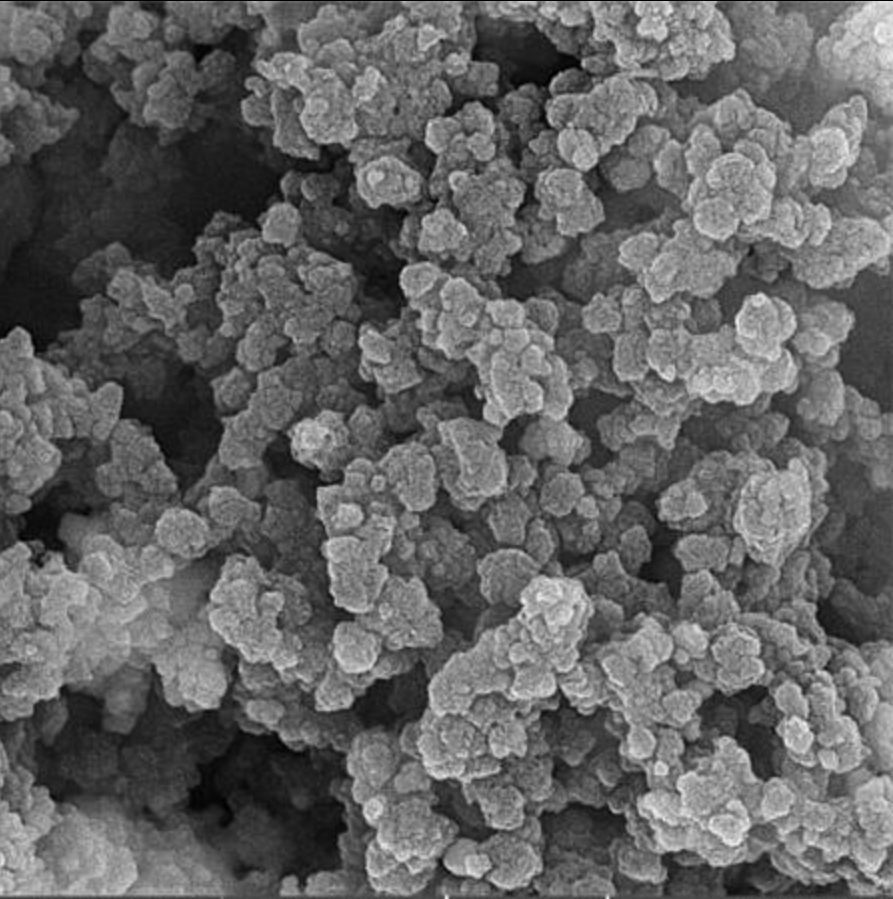
#> input picture module4_Morphometry/module4-SEM-grains/image.png, 893 x 899 px
$ jupyter execute --allow-errors module4-SEM-grains.ipynb
#> lines starting #> are read from the running program, lines starting #| are printed output that depends on the picture; after the words box and inside, x2 and y2 are one past the last pixel; in counts of white or black regions, pixels touching at a corner belong together
# Module 4: Image Processing & Morphometry
## **Objective:** Automatically extract physical descriptors (size, shape, count) from micrographs.

### 1. Setup and Artificial Micrograph Generation
#### - We simulate an SEM image with particles, noise, and uneven lighting (shadows).

[cell 1]
# Author: Llinersy Uranga Pina, LPPI - Cergy-Paris Université
import numpy as np
import pandas as pd
import matplotlib.pyplot as plt
from scipy import ndimage as ndi
from skimage import filters, measure, morphology, segmentation, color

def generate_micrograph(n_particles=25, img_size=512):
    # 1. Create full 2D grids immediately to avoid dimension mismatch
#> called with n_particles = 25, img_size = 512
    y_indices, x_indices = np.mgrid[:img_size, :img_size]

    # 2. Create the background (explicitly 512x512)
    # Using x_indices ensures img is shape (512, 512)
    img = 0.2 * (x_indices / img_size)

    np.random.seed(42)
    for _ in range(n_particles):
        # Random parameters for grains
        r, c = np.random.randint(50, img_size-50, 2)
        radius_a = np.random.randint(15, 40)
        radius_b = np.random.randint(15, 40)
        angle = np.random.rand() * np.pi

        # 3. Create the mask using the same grids
        cos_a, sin_a = np.cos(angle), np.sin(angle)
        x_rot = cos_a * (x_indices - c) + sin_a * (y_indices - r)
        y_rot = -sin_a * (x_indices - c) + cos_a * (y_indices - r)

        mask = (x_rot**2 / radius_a**2 + y_rot**2 / radius_b**2) <= 1

        # 4. Apply to image (safe because both are 512x512)
        img[mask] = np.random.uniform(0.6, 0.9)

    # 5. Add Gaussian noise
    sigma = 0.1
    img += np.random.normal(0, sigma, img.shape)
    return np.clip(img, 0, 1)

# Generate and display
image = generate_micrograph()
plt.figure(figsize=(6,6))
plt.imshow(image, cmap='gray')
plt.title("Simulated SEM Micrograph (Grains with Shadows/Noise)")
plt.axis('off')
plt.show()
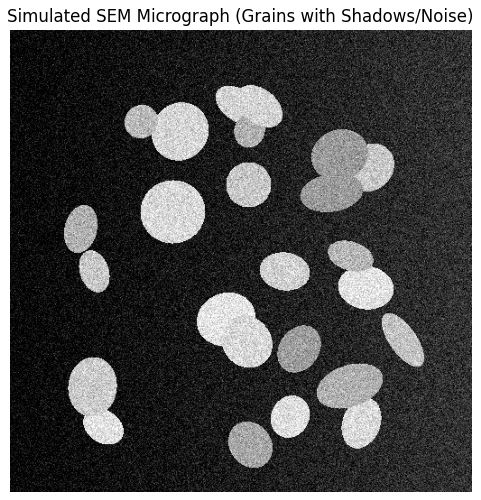
#> figure drawn by matplotlib, 1 panel

## 2. Beyond Simple Thresholding
#### Traditional Otsu thresholding often fails with uneven lighting.
#### We use Local Thresholding and Watershed Segmentation.

[cell 2]
# # Module 4: Integrated Image Processing & Morphometry Pipeline (FIXED)

import numpy as np
import pandas as pd
import matplotlib.pyplot as plt
from scipy import ndimage as ndi
from skimage import filters, measure, morphology, segmentation, color

# 1. Generate the Artificial SEM Base Image
# (Using the function defined in Section 1 of your notebook)
image = generate_micrograph(n_particles=25, img_size=512)

# 2. Denoising & Filtering Step
# Lower sigma (1 to 2) isolates crisp grain interfaces safely
smoothed = filters.gaussian(image, sigma=1)

# 3. Adaptive Thresholding to combat uneven shadow gradients
# block_size must be an odd integer larger than average grain diameter
thresh = filters.threshold_local(smoothed, block_size=51, offset=0.02)
binary = smoothed > thresh

# 4. Morphological Post-Cleaning (Defining the 'cleaned' variable)
cleaned = morphology.remove_small_objects(binary, min_size=64)
cleaned = morphology.binary_closing(cleaned, morphology.disk(3))

# 5. Distance Transform & Peak Seeding
distance = ndi.distance_transform_edt(cleaned)
#> (the rest of this cell did not finish here and is left out)

## 3. Automated Feature Extraction & Morphometry
#### We calculate physical descriptors for every single grain found.

#> (a cell that did not finish here is left out)

# 🧪 Module 4: Student Lab Challenges

### Task 1: Tuning the Denoising
The Gaussian filter `sigma=1` determines how much detail we blur.
1. **Action:** Change `sigma` to **5**.
2. **Observation:** What happens to the boundaries of the grains? Does the watershed still separate touching particles correctly?

---

### Task 1: Answers
* **Action:** Change the Gaussian filter parameter `sigma` from **0.1** to **2**.
* **Observation:** Increasing `sigma` to **2** causes severe **under-segmentation** across the image. The heavy Gaussian blur smears the narrow dark boundaries (valleys) between touching particles, making them look like single continuous transitions. As a result, the distance transform can no longer resolve independent local peaks for adjacent grains. The Watershed algorithm fails to separate touching particles correctly, grouping multiple distinct grains into single, unphysically large clustered labels.
* **Rule of Thumb:** Keep `sigma` as low as possible ($0.1\le\sigma\le1$) to preserve structural boundary edges while relying on morphological steps like closing or opening to clean up remaining binary noise.

---

### Task 2: Porosity Calculation
In membrane science and catalysis, 2D porosity is defined as the total pixel area assigned to the background/void channels divided by the absolute footprint of the micrograph grid.
1. **Action:** Calculate the porosity of this image.

   ```python
   total_pixels = image.size
   void_pixels = np.sum(cleaned == 0)
   porosity = (void_pixels / total_pixels) * 100
   print(f"Porosity: {porosity:.2f}%")

[cell 4]
total_pixels = image.size
void_pixels = np.sum(cleaned == 0)
porosity = (void_pixels / total_pixels) * 100
print(f"Porosity: {porosity:.2f}%")

[cell 5]
# --- Task 2: Calculating Fractional Porosity ---
import numpy as np

def calculate_image_porosity(cleaned_binary_image):
    """
    Computes the total fractional porosity by comparing the background
    void pixels against the total imaging frame area.
    """
    # 1. Calculate operational pixel allocations
    total_pixels = cleaned_binary_image.size

    # In our cleaned binary image, '0' represents the dark background/void space
    void_pixels = np.sum(cleaned_binary_image == 0)
    framework_pixels = total_pixels - void_pixels

    porosity_percentage = (void_pixels / total_pixels) * 100

    # 2. Output detailed quantitative report to console
    print("=========================================")
    print("📊 MEMBRANE POROSITY ANALYSIS RESULTS:")
    print("=========================================")
    print(f"Total Window Area:    {total_pixels:,} pixels")
    print(f"Solid Grain Area:     {framework_pixels:,} pixels")
    print(f"Void/Pore Space Area: {void_pixels:,} pixels")
    print(f"Calculated Porosity:  {porosity_percentage:.2f}%")
    print("=========================================\n")

    # 3. Structural Verification Visual
    plt.figure(figsize=(6, 4))
    plt.bar(['Grains (Solid)', 'Void (Pores)'], [framework_pixels, void_pixels], color=['coral', 'lightgray'], edgecolor='k')
    plt.title("Micrograph Phase Area Breakdown", fontsize=11, fontweight='bold')
    plt.ylabel("Total Pixel Area")
    plt.grid(axis='y', linestyle=':', alpha=0.6)
    plt.show()
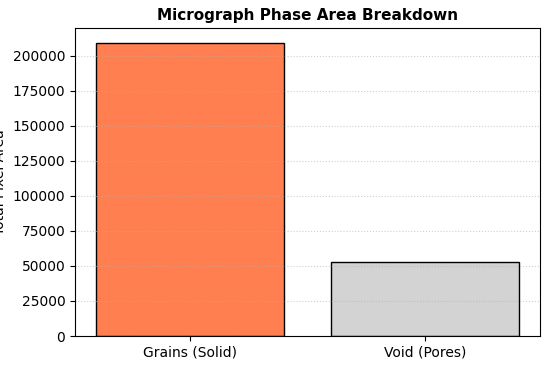
#> figure drawn by matplotlib, 1 panel

    return porosity_percentage

# To execute, add this cell right below your morphological cleaning pipeline:
current_porosity = calculate_image_porosity(cleaned)

# 🔬 Processing Real Experimental Micrographs: COF Grain Arrays

This cell allows you to process real experimental data exported from your microscope.

### 💡 Crucial Action Item for Students:
To run this script on your own personal research files, you must manually adjust three parameters in the execution line at the bottom of this cell:
1. **`filepath`**: Replace `'image.png'` with the exact name of your uploaded image.
2. **`target_width`**: Change `893` to match your image's horizontal pixel resolution.
3. **`target_height`**: Change `899` to match your image's vertical pixel resolution.

[cell 6]
# --- Module 4c: Real COF Micrograph Segmentation & Analysis ---
import os
import cv2
import numpy as np
import pandas as pd
import matplotlib.pyplot as plt
from scipy import ndimage as ndi
from skimage import filters, measure, morphology, segmentation, color, feature

def process_experimental_cof_grains(filepath="image.png", target_width=893, target_height=899):
    """
    Loads, rescales, thresholds, and segments real experimental COF grain micrographs
    to automatically calculate independent particle sizes and 2D coverage metrics.
    """
#> called with filepath = 'image.png', target_width = 893, target_height = 899
    # 1. Verification Step
    if not os.path.exists(filepath):
        print(f"❌ Execution Halted: The file '{filepath}' was not found.")
        print("➡️ Fix: Please upload your image to the Colab 'Files' sidebar menu, and verify the spelling matches exactly.")
        return None

    # 2. Read raw image in Grayscale mode (value 0)
    raw_img = cv2.imread(filepath, 0)
#> raw_img is the input picture: shape (899, 893); min 0, max 244, mean 99.6

    # 3. Standardize Image Geometry (Adapting pixel bounds to prevent kernel mismatch)
    img_resized = cv2.resize(raw_img, (target_width, target_height), interpolation=cv2.INTER_AREA)

    # Normalize intensities to a stable 0.0 - 1.0 range
    normalized_img = img_resized / 255.0

    # 4. Filter Noise & Background Drift
    # Step A: Apply Gaussian blur to clean rough matrix scattering textures
    smoothed = filters.gaussian(normalized_img, sigma=1.5)

    # Step B: Local Adaptive Thresholding (Crucial for handling real lighting/shadow gradients)
    # block_size is set to an odd integer suitable for a 448x500 footprint
    thresh = filters.threshold_local(smoothed, block_size=45, offset=0.01)
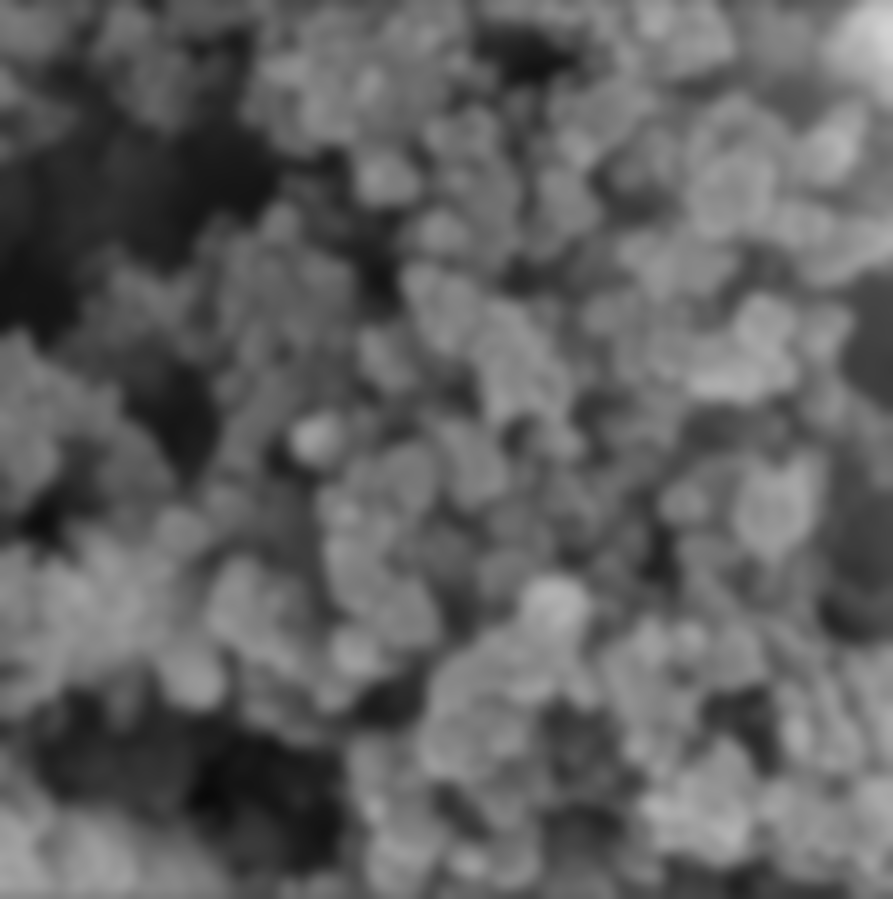
#> thresh: shape (899, 893) float64; min 0.0383, max 0.828, mean 0.381
    binary = smoothed > thresh
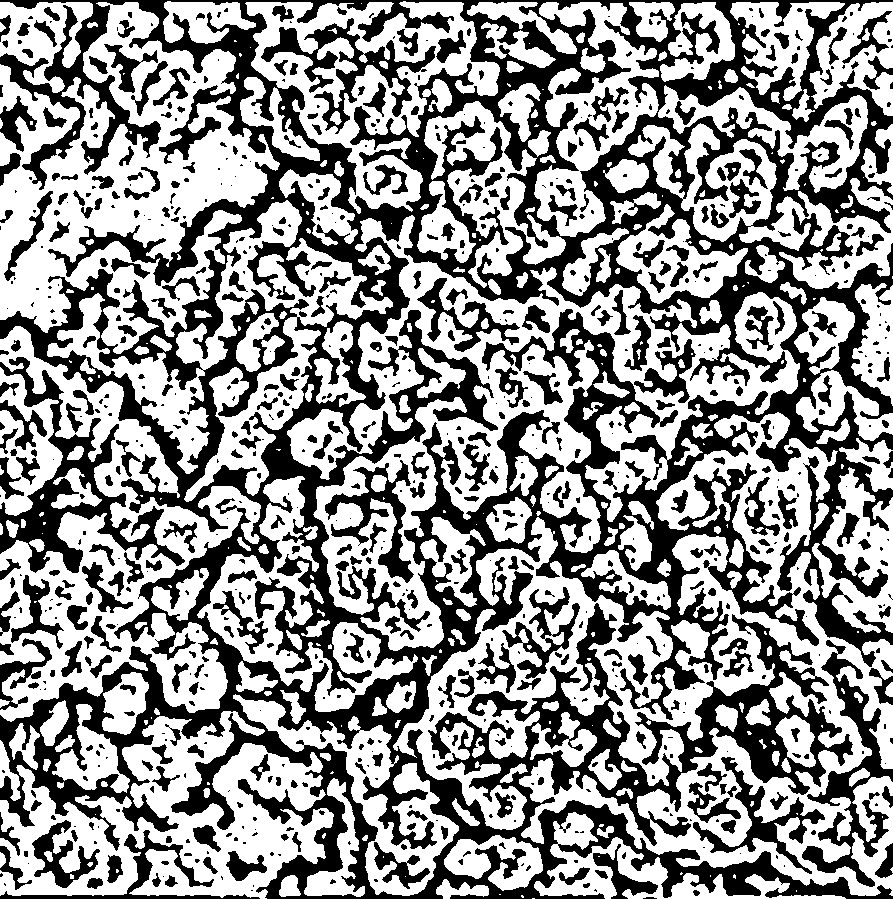
#> binary: shape (899, 893) bool; 57.4% white; 822 black regions (399 under 20 px), largest, box (x1, y1, x2, y2) and area: (0, 0, 893, 899) 251256, (0, 357, 185, 573) 8751, (802, 640, 893, 887) 5637

    # Step C: Morphological Cleaning (Isolate valid grains from single-pixel noise clusters)
    cleaned_binary = morphology.remove_small_objects(binary, min_size=40)
#> cleaned_binary: shape (899, 893) bool; 57.1% white; 822 black regions (399 under 20 px), largest, box (x1, y1, x2, y2) and area: (0, 0, 893, 899) 253170, (0, 357, 185, 573) 8825, (802, 640, 893, 887) 5654
    cleaned_binary = morphology.binary_closing(cleaned_binary, morphology.disk(2))
#> cleaned_binary: shape (899, 893) bool; 60.2% white; 753 black regions (114 under 20 px), largest, box (x1, y1, x2, y2) and area: (0, 290, 893, 899) 86207, (132, 0, 893, 472) 59277, (628, 0, 893, 233) 9317

    # 5. Marker-Controlled Watershed Segmentation
    # Calculate geometric internal distance landscape
    distance = ndi.distance_transform_edt(cleaned_binary)
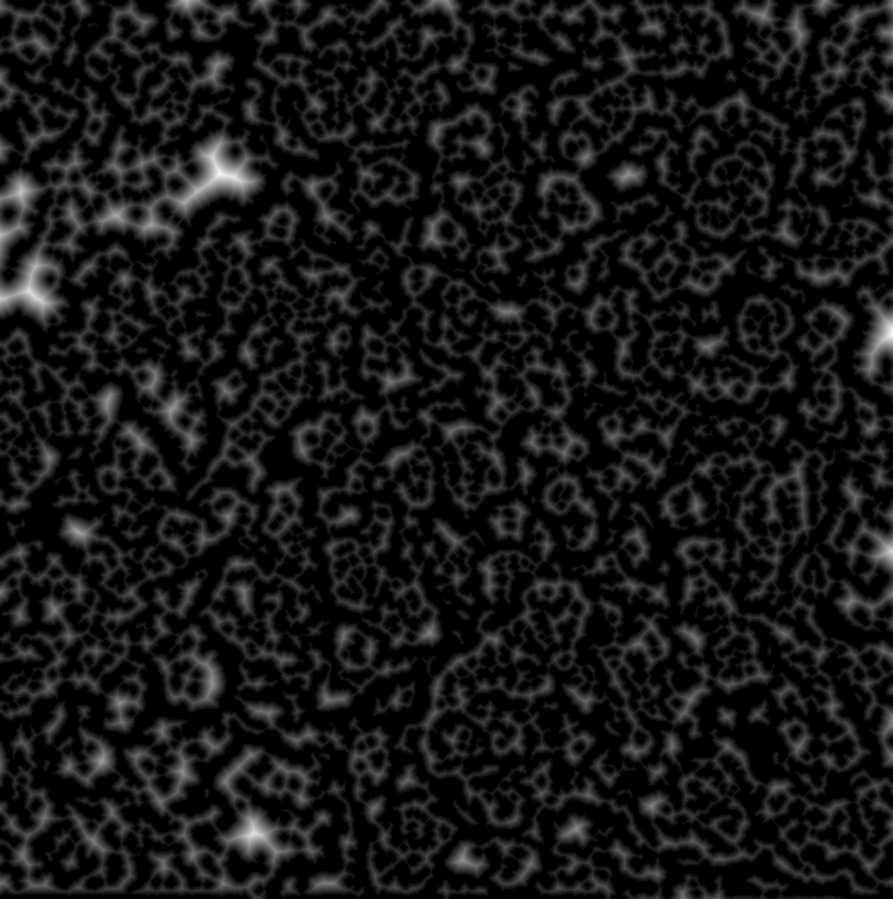
#> distance: shape (899, 893) float64; min 0, max 25.71, mean 2.3; drawn with min black and max white

    # Extract structural seed points for grain centers
    local_maxi = feature.peak_local_max(distance, min_distance=12, labels=cleaned_binary)
#> local_maxi = 879 pairs, first value 12 to 886, second value 12 to 880

    mask = np.zeros(distance.shape, dtype=bool)
    mask[tuple(local_maxi.T)] = True
    markers, _ = ndi.label(mask)

    # Flood inverse distance landscape to split touching boundaries cleanly
    labels_output = segmentation.watershed(-distance, markers, mask=cleaned_binary)
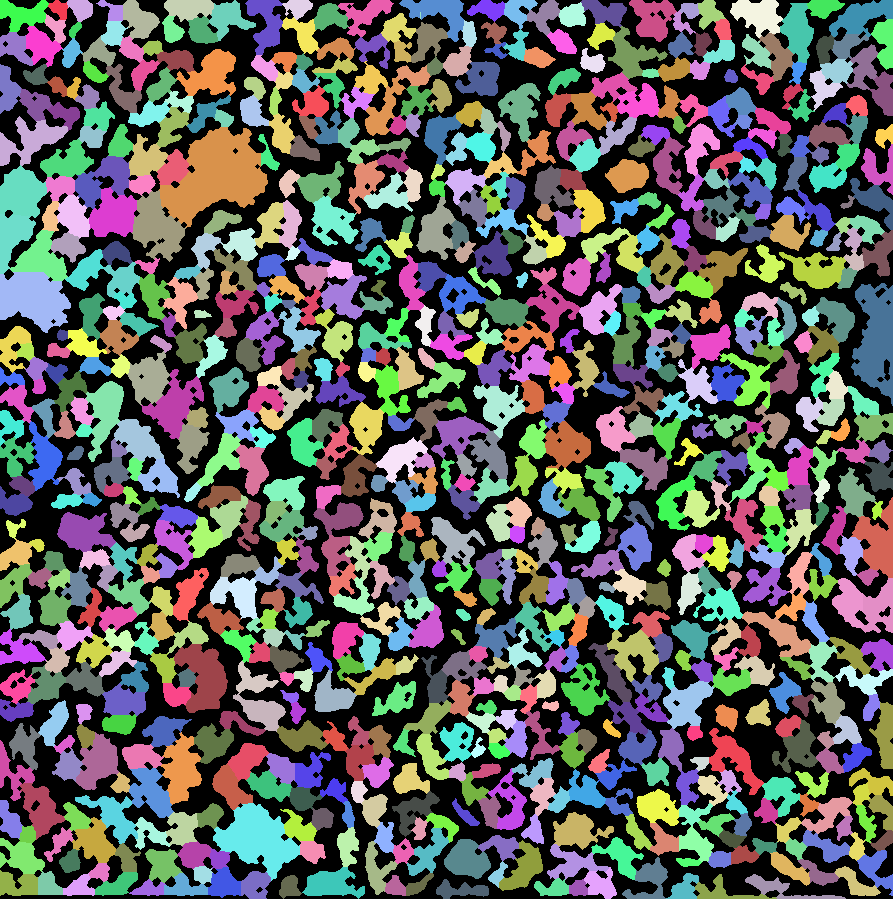
#> labels_output: shape (899, 893) int32; 880 distinct labels, from 0 to 879; one colour per label, 0 black

    # 6. Quantitative Feature Extraction
    props = measure.regionprops_table(labels_output, intensity_image=img_resized,
                                      properties=['label', 'area', 'equivalent_diameter',
                                                  'eccentricity', 'solidity'])
#> props = 5 items
    df_grains = pd.DataFrame(props)
#> df_grains = table of 879 rows and 5 columns

    # Calculate global area fraction coverage
    grain_pixel_area = df_grains['area'].sum()
#> grain_pixel_area = 482123
    total_pixel_area = normalized_img.size
#> total_pixel_area = 802807
    coverage_ratio = grain_pixel_area / total_pixel_area
#> coverage_ratio = 0.601

    # 7. Visualization Display Panel
    print("==================================================")
    print("🔬 EXPERIMENTAL COF ANALYTICAL PROFILE:")
    print("==================================================")
    print(f"Parsed File Target:        {filepath}")
    print(f"Calibrated Matrix Scale:   {target_width} x {target_height} pixels")
    print(f"Total Grain Fields Count: {len(df_grains)} independent particles")
#| Total Grain Fields Count: 879 independent particles
    print(f"Calculated 2D Solid Ratio: {coverage_ratio:.2%}")
#| Calculated 2D Solid Ratio: 60.05%
    print("==================================================\n")

    fig, axes = plt.subplots(2, 2, figsize=(14, 10))

    axes[0, 0].imshow(img_resized, cmap='gray')
    axes[0, 0].set_title(f"1. Input Micrograph ({filepath})", fontsize=11, fontweight='bold')
    axes[0, 0].axis('off')

    axes[0, 1].imshow(cleaned_binary, cmap='gray')
    axes[0, 1].set_title("2. Extracted Structural Binary Mask", fontsize=11, fontweight='bold')
    axes[0, 1].axis('off')

    axes[1, 0].imshow(color.label2rgb(labels_output, bg_label=0))
    axes[1, 0].set_title("3. Watershed Boundary Segmentation Map", fontsize=11, fontweight='bold')
    axes[1, 0].axis('off')

    if len(df_grains) > 0:
        axes[1, 1].hist(df_grains['equivalent_diameter'], bins=15, color='teal', edgecolor='black', alpha=0.8)
        axes[1, 1].set_title("4. Grain Diameter Distribution Summary", fontsize=11, fontweight='bold')
        axes[1, 1].set_xlabel("Equivalent Circle Diameter (pixels)")
        axes[1, 1].set_ylabel("Grain Frequency")
        axes[1, 1].grid(True, linestyle=':', alpha=0.5)
    else:
        axes[1, 1].text(0.5, 0.5, "Zero grain elements resolved.\nAdjust threshold offsets.", ha='center', va='center')

    plt.tight_layout()
    plt.show()
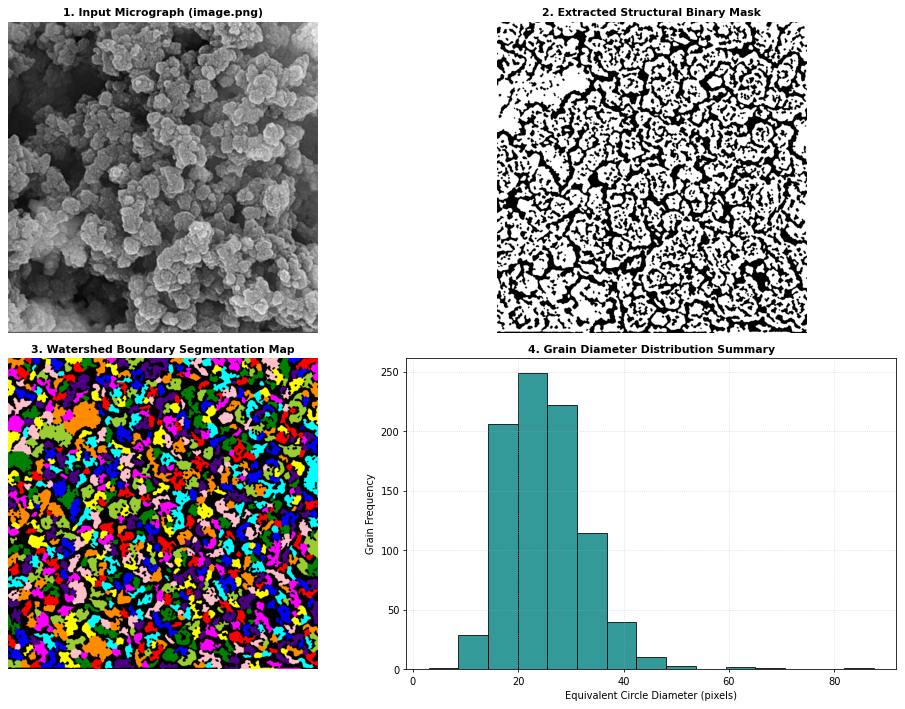
#> figure drawn by matplotlib, 4 panels; panel 4: tallest bar 249 high, from x = 19.89 to 25.53

    return df_grains

# ==================================================
# EXECUTION COMMAND (Uncomment to execute in your live workspace)
# ==================================================
cof_dataframe = process_experimental_cof_grains(
    filepath="image.png",
    target_width=893,
    target_height=899
)
#> cof_dataframe = table of 879 rows and 5 columns
